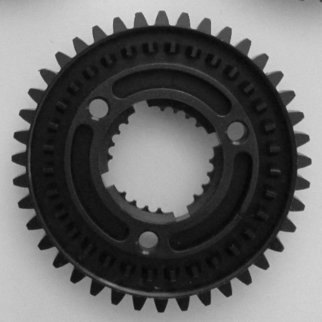
#> input picture clases_practicas/practica_8/engranaje.jpg, 322 x 322 px
$ jupyter execute 01_contornos.ipynb   (older library calls are emulated)
#> lines starting #> are read from the running program, lines starting #| are printed output that depends on the picture; after the words box and inside, x2 and y2 are one past the last pixel; in counts of white or black regions, pixels touching at a corner belong together; long printed decimals are rounded
## Contornos

[cell 1]
#Si queremos que las imágenes sean mostradas en una ventana emergente quitar el inline

# OpenCV-Python utiliza NumPy para el manejo de imágenes
import numpy as np
# cv2 es el módulo python para acceder a OpenCV
import cv2 as cv
# Usamos las poderosas herramientas de graficación de matplotlib para mostrar imágenes, perfiles, histogramas, etc
import supervision as sv

[cell 2]
# Leemos la imagen y la binarizamos
#==================================
img = cv.imread('engranaje.jpg')
#> img is the input picture: shape (322, 322, 3); min 4, max 224, mean 102.1

imgray = cv.cvtColor(img, cv.COLOR_BGR2GRAY)

# Binarizamos con Otzu
ret, img_bin = cv.threshold(imgray,30,255,cv.THRESH_BINARY+cv.THRESH_OTSU)
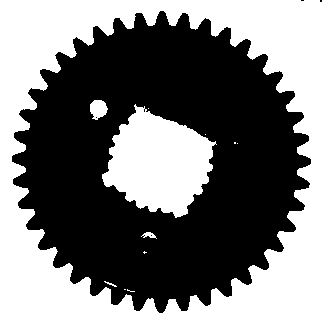
#> img_bin: shape (322, 322); 45.9% white; 12 white regions (7 under 20 px)
#> ret = 108

sv.plot_images_grid(images=[img, img_bin], titles=['Imagen original', 'Imagen binarizada'], grid_size=(1, 2))
#> (this line was passed over: supervision is not available in this run)
cv.imshow('Original',img_bin)
#cv.imshow('Original_gris',img)

### Cálculo

El cálculo de contornos tiene un parámetro obligatorio de modo:

- cv.RETR_LIST: Contornos sin relación de jerarquías
- cv.RETR_CCOMP: Contornos con dos niveles de jerarquía --> Contorno externos y contornos internos
- cv.RETR_TREE: Mapeo completo de jerarquías, inclusive para contornos anidados.

Y un parámetro optativo de método:

- cv.CHAIN_APPROX_NONE: Devuelve todos los puntos del contorno
- cv.CHAIN_APPROX_SIMPLE: Comprime los segmentos horizontales y verticales (devuelve solo los extremos)
- cv.CHAIN_APPROX_TC89_L1: Aproximación según el algoritmo de Ten-Chin
- cv.CHAIN_APPROX_TC89_KCOS: Aproximación según el algoritmo de Ten-Chin

[cell 3]
# Calculamos los contornos
contours, hierarchy = cv.findContours(img_bin, cv.RETR_TREE, cv.CHAIN_APPROX_NONE)
#> contours = 17 contours, 12 with area under 20; largest, box (x1, y1, x2, y2) and area: (0, 0, 322, 322) 103034, (11, 10, 312, 314) 65247, (102, 104, 217, 218) 7938, (90, 100, 108, 120) 234, (141, 232, 157, 239) 40
# Para el caso del engranaje no hay nada que pueda simplificar
#im2, contours, hierarchy = cv.findContours(img_bin, cv.RETR_TREE, cv.CHAIN_APPROX_SIMPLE)

# Me fijo cuántos contornos se encontraron
print(len(contours))
#| 17

### Dibujo

Podemos dibujar todos los contornos encontrados o contornos individuales

[cell 4]
# Dibujamos todos los contornos (indicado con el -1)
#---------------------------------------------------
img_out = img.copy()
cv.drawContours(img_out, contours, -1, (0, 255, 0), 1)
sv.plot_image(img_out)
#> (this line was passed over: supervision is not available in this run)

[cell 5]
# Dibujamos un contorno en particular
#------------------------------------
img_out = img.copy()
cv.drawContours(img_out, contours, 1, (0,255,0), 3)
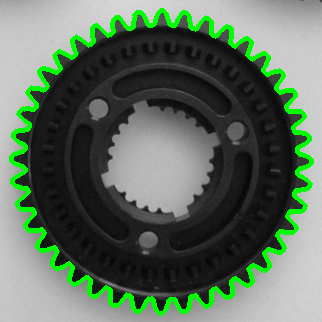
#> img_out: shape (322, 322, 3); mean B, G, R 93.7, 111.1, 93.7
# Otra manera de elegir un contorno en particular
cnt = contours[4]
#> cnt = contour of 24 points, box (x1, y1, x2, y2) (104, 281, 117, 287), area 10
cv.drawContours(img_out, cnt, -1, (0,255,255), 3)
#> img_out: shape (322, 322, 3); 0.08% of pixels changed, all inside (x1, y1, x2, y2) = (102, 279, 119, 289)

sv.plot_image(img_out)
#> (this line was passed over: supervision is not available in this run)

### Jerarquías

Es posible pedir mayor o menor información de jerarquías según sea necesario. Para eso disponemos del parámetro de modo

- cv.RETR_LIST: Contornos sin relación de jerarquías
- cv.RETR_CCOMP: Contornos con dos niveles de jerarquía --> Contorno externos y contornos internos
- cv.RETR_TREE: Mapeo completo de jerarquías, inclusive para contornos anidados.

- __Orden:__ [Next, Previous, First_Child, Parent]

[cell 6]
# Contornos sin relación de jerarquía
contours, hierarchy = cv.findContours(img_bin, cv.RETR_LIST, cv.CHAIN_APPROX_NONE)
print('Lista: {} \n'.format(hierarchy))
#> (printed output is left out)

# Contornos en dos niveles de jerarquía
contours, hierarchy = cv.findContours(img_bin, cv.RETR_CCOMP, cv.CHAIN_APPROX_NONE)
print('Dos niveles: {} \n'.format(hierarchy))
#> (printed output is left out)

# Contornos con mapeo completo de jerarquía
contours, hierarchy = cv.findContours(img_bin, cv.RETR_TREE, cv.CHAIN_APPROX_NONE)
print('Full: {} \n'.format(hierarchy))
#> (printed output is left out)

### Operaciones

Veamos algunas operaciones que podemos hacer con los contornos

#### Perímetro y Área

[cell 7]
# Veamos qué longitud tienen por ejemplo los contornos hallados

for cnt in contours:
    print('Longitud: {} - Área: {}'.format(cv.arcLength(cnt, False), cv.contourArea(cnt)))
#> this loop made 17 passes
#> cnt on passes 4, 8, 9, 10, 11, 12, 13, 17: [[124, 289], [125, 289]], [[150, 235], [151, 234], [152, 235], [151, 236]], [[143, 235], [144, 234], [145, 235], [144, 236]], [[237, 143]], [[234, 142], [234, 143], [235, 143], [235, 142]], [[205, 134]], [[148, 108]], [[95, 117], [96, 116], [97, 117], [96, 118]]
#| Longitud: 1283.243 - Área: 103034.5
#| Longitud: 1679.457 - Área: 65247.0
#| Longitud: 14.828 - Área: 0.5
#| Longitud: 1.0 - Área: 0.0
#| Longitud: 27.142 - Área: 10.0
#| Longitud: 6.243 - Área: 2.0
#| Longitud: 39.042 - Área: 40.5
#| Longitud: 4.243 - Área: 2.0
#> (further printed lines are left out)

[cell 8]
#Veámoslos...
img_out = img.copy()

# De arriba ya vemos que (sin mirar las jerarquías) tenemos tres perímetros áreas mayores: 0, 1, y 13

CNTR_IDX = [0, 1, 13]
for idx in CNTR_IDX:
    cnt = contours[idx]
    cv.drawContours(img_out, [cnt], 0, (0,255,0), 3)
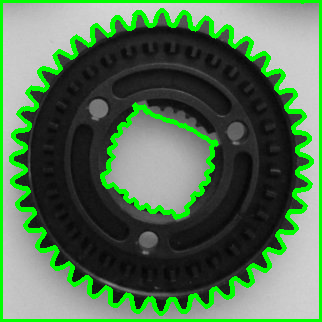
#> img_out: shape (322, 322, 3); 12.33% of pixels changed, all inside (x1, y1, x2, y2) = (0, 0, 322, 322)

cv.drawContours(img_out, [cnt], 0, (0,255,0), 3)
sv.plot_image(img_out)
#> (this line was passed over: supervision is not available in this run)

#### Centroide

Para encontrar el centroide debemos calcular primero los momentos

[cell 9]
# Calculamos primero los momentos
cnt = contours[2]
#> cnt = contour of 15 points, box (x1, y1, x2, y2) (127, 289, 135, 292), area 0
M = cv.moments(cnt)
#> M = moments, m00 0.5, centre m10/m00, m01/m00 = (127.3, 289.7)
#print( M )

# Ahora calculamos el centroide
cx = int(M['m10']/M['m00'])
#> cx = 127
cy = int(M['m01']/M['m00'])
#> cy = 289

print('Centroide: [{},{}]'.format(cx,cy))
#| Centroide: [127,289]

cv.circle(img_out, (cx, cy), 7, (255, 0, 0), -1)
sv.plot_image(img_out)
#> (this line was passed over: supervision is not available in this run)

# Debería parecerse bastante al centro de la imagen...
size = img.shape
#> size = (322, 322, 3)
print('Tamaño imagen: {}'.format(size))
#| Tamaño imagen: (322, 322, 3)
print('Centro imagen: [{},{}]'.format(int(size[0]/2), int(size[1]/2)))
#| Centro imagen: [161,161]

#### Convex Hull

Es una aproximación de casquete convexo sobre la geometría indicada

[cell 10]
# Lo calculamos...
cnt = contours[1]
#> cnt = contour of 1434 points, box (x1, y1, x2, y2) (11, 10, 312, 314), area 65247
hull = cv.convexHull(cnt)
#> hull = contour of 54 points, box (x1, y1, x2, y2) (11, 10, 312, 314), area 71358

# Lo dibujamos
img_out = img.copy()
cv.drawContours(img_out, [hull], -1, (0, 0, 255), 2)

sv.plot_image(img_out)
#> (this line was passed over: supervision is not available in this run)

#### Bounding Box

[cell 11]
# Calculamos...
cnt = contours[1]
x,y,w,h = cv.boundingRect(cnt)
#> x = 11; y = 10; w = 301; h = 304

# Lo dibujamos...
img_out = img.copy()
cv.rectangle(img_out,(x,y),(x+w,y+h),(255,0,0),3)
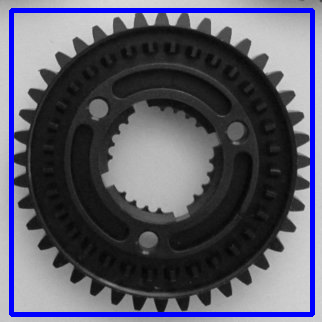
#> img_out: shape (322, 322, 3); mean B, G, R 105.9, 91, 91
sv.plot_image(img_out)
#> (this line was passed over: supervision is not available in this run)
